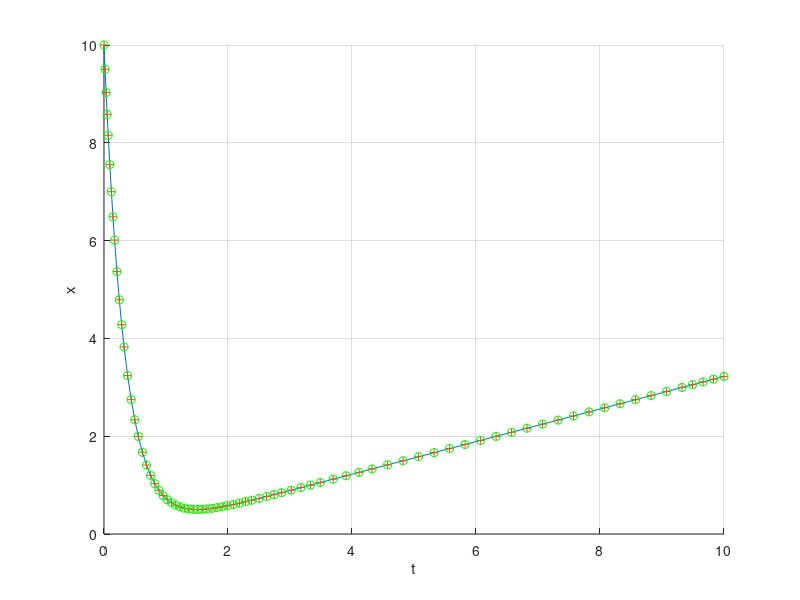

Write MATLAB code to recreate this figure.



hold on
grid on

xlabel('t')
ylabel('x')

rhs = @(t, x) t -3*x;
x0 = 10;
[t, x] = ode45(rhs, [0, 10], x0);

plot(t, x)

A = [exp(-3*t) t ones(size(t))];
v = linsolve(A, x)

y = v(1)*exp(-3*t) + v(2) * t + v(3);

plot(t, y, '+')

yy = 91/9 * exp(-3*t) + 1/3 * t - 1/9;

plot(t, yy, 'go')